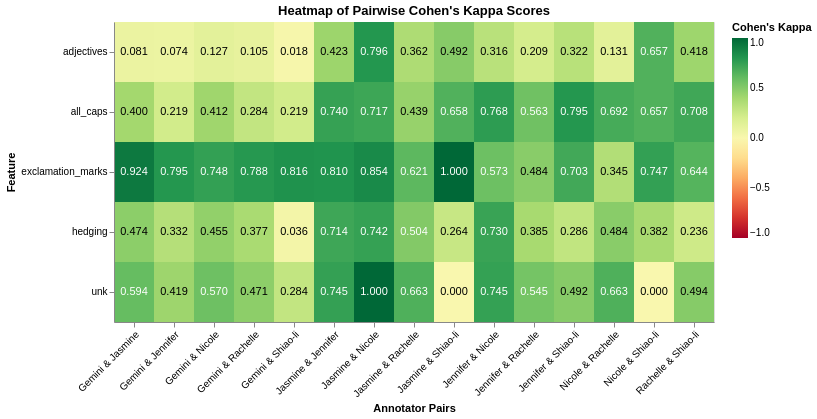

The code cell stored with this chart in its notebook:
### Markdown cell above
#### Pairwise Cohen's Kappa Scores

For the pairwise results, the following heatmap visualizes the agreement matrix between all pairs of annotators for each feature.

### Code cell
if 'pairwise_results_df' in locals() and not pairwise_results_df.empty:
    # Melt the data: Features are index, columns are Annotator Pairs
    df_melted = pairwise_results_df.reset_index().melt(
        id_vars='Feature', 
        var_name='Annotator Pair', 
        value_name="Kappa"
    )
    
    # Create the heatmap
    heatmap = alt.Chart(df_melted).mark_rect().encode(
        x=alt.X('Annotator Pair:N', title='Annotator Pairs', axis=alt.Axis(labelAngle=-45)),
        y=alt.Y('Feature:N', title='Feature'),
        color=alt.Color("Kappa:Q", 
                        scale=alt.Scale(domain=[-1, 1], scheme='redyellowgreen'),
                        legend=alt.Legend(title="Cohen's Kappa")
                       ),
        tooltip=['Feature', 'Annotator Pair', alt.Tooltip("Kappa:Q", format='.3f')]
    )
    
    # Add numeric labels to the cells
    # Note: Using alt.datum.Kappa directly for the condition as alt.abs is not a top-level attribute
    text = heatmap.mark_text(baseline='middle').encode(
        text=alt.Text("Kappa:Q", format='.3f'),
        color=alt.condition(
            "(datum.Kappa > 0.5) || (datum.Kappa < -0.5)",
            alt.value('white'),
            alt.value('black')
        )
    )
    
    chart = (heatmap + text).properties(
        title="Heatmap of Pairwise Cohen's Kappa Scores",
        width=600,
        height=300
    )
    
    display(chart)
else:
    print("Pairwise Cohen's Kappa results are not available to plot.")

### Figure 1 — Vega-Lite specification as saved in the notebook (floating-point values rounded to 4 significant figures)
{"config": {"view": {"continuousWidth": 300, "continuousHeight": 300}}, "layer": [{"mark": {"type": "rect"}, "encoding": {"color": {"field": "Kappa", "legend": {"title": "Cohen's Kappa"}, "scale": {"domain": [-1, 1], "scheme": "redyellowgreen"}, "type": "quantitative"}, "tooltip": [{"field": "Feature", "type": "nominal"}, {"field": "Annotator Pair", "type": "nominal"}, {"field": "Kappa", "format": ".3f", "type": "quantitative"}], "x": {"axis": {"labelAngle": -45}, "field": "Annotator Pair", "title": "Annotator Pairs", "type": "nominal"}, "y": {"field": "Feature", "title": "Feature", "type": "nominal"}}}, {"mark": {"type": "text", "baseline": "middle"}, "encoding": {"color": {"condition": {"test": "(datum.Kappa > 0.5) || (datum.Kappa < -0.5)", "value": "white"}, "value": "black"}, "text": {"field": "Kappa", "format": ".3f", "type": "quantitative"}, "tooltip": [{"field": "Feature", "type": "nominal"}, {"field": "Annotator Pair", "type": "nominal"}, {"field": "Kappa", "format": ".3f", "type": "quantitative"}], "x": {"axis": {"labelAngle": -45}, "field": "Annotator Pair", "title": "Annotator Pairs", "type": "nominal"}, "y": {"field": "Feature", "title": "Feature", "type": "nominal"}}}], "data": {"name": "data-5d49413eea5b077c5b627368c1fc9622"}, "height": 300, "title": "Heatmap of Pairwise Cohen's Kappa Scores", "width": 600, "$schema": "https://vega.github.io/schema/vega-lite/v6.1.0.json", "datasets": {"data-5d49413eea5b077c5b627368c1fc9622": [{"Feature": "all_caps", "Annotator Pair": "Gemini & Jasmine", "Kappa": 0.4003}, {"Feature": "exclamation_marks", "Annotator Pair": "Gemini & Jasmine", "Kappa": 0.924}, {"Feature": "hedging", "Annotator Pair": "Gemini & Jasmine", "Kappa": 0.4743}, {"Feature": "adjectives", "Annotator Pair": "Gemini & Jasmine", "Kappa": 0.08143}, {"Feature": "unk", "Annotator Pair": "Gemini & Jasmine", "Kappa": 0.5944}, {"Feature": "all_caps", "Annotator Pair": "Gemini & Jennifer", "Kappa": 0.2189}, {"Feature": "exclamation_marks", "Annotator Pair": "Gemini & Jennifer", "Kappa": 0.795}, {"Feature": "hedging", "Annotator Pair": "Gemini & Jennifer", "Kappa": 0.3324}, {"Feature": "adjectives", "Annotator Pair": "Gemini & Jennifer", "Kappa": 0.07413}, {"Feature": "unk", "Annotator Pair": "Gemini & Jennifer", "Kappa": 0.4187}, {"Feature": "all_caps", "Annotator Pair": "Gemini & Nicole", "Kappa": 0.4122}, {"Feature": "exclamation_marks", "Annotator Pair": "Gemini & Nicole", "Kappa": 0.7478}, {"Feature": "hedging", "Annotator Pair": "Gemini & Nicole", "Kappa": 0.4551}, {"Feature": "adjectives", "Annotator Pair": "Gemini & Nicole", "Kappa": 0.1268}, {"Feature": "unk", "Annotator Pair": "Gemini & Nicole", "Kappa": 0.5703}, {"Feature": "all_caps", "Annotator Pair": "Gemini & Rachelle", "Kappa": 0.2837}, {"Feature": "exclamation_marks", "Annotator Pair": "Gemini & Rachelle", "Kappa": 0.7884}, {"Feature": "hedging", "Annotator Pair": "Gemini & Rachelle", "Kappa": 0.3767}, {"Feature": "adjectives", "Annotator Pair": "Gemini & Rachelle", "Kappa": 0.1045}, {"Feature": "unk", "Annotator Pair": "Gemini & Rachelle", "Kappa": 0.4715}, {"Feature": "all_caps", "Annotator Pair": "Gemini & Shiao-li", "Kappa": 0.2191}, {"Feature": "exclamation_marks", "Annotator Pair": "Gemini & Shiao-li", "Kappa": 0.8162}, {"Feature": "hedging", "Annotator Pair": "Gemini & Shiao-li", "Kappa": 0.0358}, {"Feature": "adjectives", "Annotator Pair": "Gemini & Shiao-li", "Kappa": 0.01759}, {"Feature": "unk", "Annotator Pair": "Gemini & Shiao-li", "Kappa": 0.2838}, {"Feature": "all_caps", "Annotator Pair": "Jasmine & Jennifer", "Kappa": 0.7404}, {"Feature": "exclamation_marks", "Annotator Pair": "Jasmine & Jennifer", "Kappa": 0.8097}, {"Feature": "hedging", "Annotator Pair": "Jasmine & Jennifer", "Kappa": 0.714}, {"Feature": "adjectives", "Annotator Pair": "Jasmine & Jennifer", "Kappa": 0.4234}, {"Feature": "unk", "Annotator Pair": "Jasmine & Jennifer", "Kappa": 0.745}, {"Feature": "all_caps", "Annotator Pair": "Jasmine & Nicole", "Kappa": 0.717}, {"Feature": "exclamation_marks", "Annotator Pair": "Jasmine & Nicole", "Kappa": 0.8537}, {"Feature": "hedging", "Annotator Pair": "Jasmine & Nicole", "Kappa": 0.7423}, {"Feature": "adjectives", "Annotator Pair": "Jasmine & Nicole", "Kappa": 0.7962}, {"Feature": "unk", "Annotator Pair": "Jasmine & Nicole", "Kappa": 1.0}, {"Feature": "all_caps", "Annotator Pair": "Jasmine & Rachelle", "Kappa": 0.4394}, {"Feature": "exclamation_marks", "Annotator Pair": "Jasmine & Rachelle", "Kappa": 0.6207}, {"Feature": "hedging", "Annotator Pair": "Jasmine & Rachelle", "Kappa": 0.5043}, {"Feature": "adjectives", "Annotator Pair": "Jasmine & Rachelle", "Kappa": 0.3624}, {"Feature": "unk", "Annotator Pair": "Jasmine & Rachelle", "Kappa": 0.6633}, {"Feature": "all_caps", "Annotator Pair": "Jasmine & Shiao-li", "Kappa": 0.6579}, {"Feature": "exclamation_marks", "Annotator Pair": "Jasmine & Shiao-li", "Kappa": 1.0}, {"Feature": "hedging", "Annotator Pair": "Jasmine & Shiao-li", "Kappa": 0.2639}, {"Feature": "adjectives", "Annotator Pair": "Jasmine & Shiao-li", "Kappa": 0.4922}, {"Feature": "unk", "Annotator Pair": "Jasmine & Shiao-li", "Kappa": 0.0}, {"Feature": "all_caps", "Annotator Pair": "Jennifer & Nicole", "Kappa": 0.7679}, {"Feature": "exclamation_marks", "Annotator Pair": "Jennifer & Nicole", "Kappa": 0.5726}, {"Feature": "hedging", "Annotator Pair": "Jennifer & Nicole", "Kappa": 0.7303}, {"Feature": "adjectives", "Annotator Pair": "Jennifer & Nicole", "Kappa": 0.3162}, {"Feature": "unk", "Annotator Pair": "Jennifer & Nicole", "Kappa": 0.7447}, {"Feature": "all_caps", "Annotator Pair": "Jennifer & Rachelle", "Kappa": 0.5632}, {"Feature": "exclamation_marks", "Annotator Pair": "Jennifer & Rachelle", "Kappa": 0.4841}, {"Feature": "hedging", "Annotator Pair": "Jennifer & Rachelle", "Kappa": 0.3851}, {"Feature": "adjectives", "Annotator Pair": "Jennifer & Rachelle", "Kappa": 0.2086}, {"Feature": "unk", "Annotator Pair": "Jennifer & Rachelle", "Kappa": 0.5454}, {"Feature": "all_caps", "Annotator Pair": "Jennifer & Shiao-li", "Kappa": 0.7946}, {"Feature": "exclamation_marks", "Annotator Pair": "Jennifer & Shiao-li", "Kappa": 0.7029}, {"Feature": "hedging", "Annotator Pair": "Jennifer & Shiao-li", "Kappa": 0.2861}, {"Feature": "adjectives", "Annotator Pair": "Jennifer & Shiao-li", "Kappa": 0.3222}, {"Feature": "unk", "Annotator Pair": "Jennifer & Shiao-li", "Kappa": 0.4917}, {"Feature": "all_caps", "Annotator Pair": "Nicole & Rachelle", "Kappa": 0.6918}, {"Feature": "exclamation_marks", "Annotator Pair": "Nicole & Rachelle", "Kappa": 0.345}, {"Feature": "hedging", "Annotator Pair": "Nicole & Rachelle", "Kappa": 0.4838}, {"Feature": "adjectives", "Annotator Pair": "Nicole & Rachelle", "Kappa": 0.1307}, {"Feature": "unk", "Annotator Pair": "Nicole & Rachelle", "Kappa": 0.6634}, {"Feature": "all_caps", "Annotator Pair": "Nicole & Shiao-li", "Kappa": 0.6573}, {"Feature": "exclamation_marks", "Annotator Pair": "Nicole & Shiao-li", "Kappa": 0.7472}, {"Feature": "hedging", "Annotator Pair": "Nicole & Shiao-li", "Kappa": 0.3818}, {"Feature": "adjectives", "Annotator Pair": "Nicole & Shiao-li", "Kappa": 0.6573}, {"Feature": "unk", "Annotator Pair": "Nicole & Shiao-li", "Kappa": 0.0}, {"Feature": "all_caps", "Annotator Pair": "Rachelle & Shiao-li", "Kappa": 0.7085}, {"Feature": "exclamation_marks", "Annotator Pair": "Rachelle & Shiao-li", "Kappa": 0.6441}, {"Feature": "hedging", "Annotator Pair": "Rachelle & Shiao-li", "Kappa": 0.236}, {"Feature": "adjectives", "Annotator Pair": "Rachelle & Shiao-li", "Kappa": 0.4178}, {"Feature": "unk", "Annotator Pair": "Rachelle & Shiao-li", "Kappa": 0.4937}]}}
